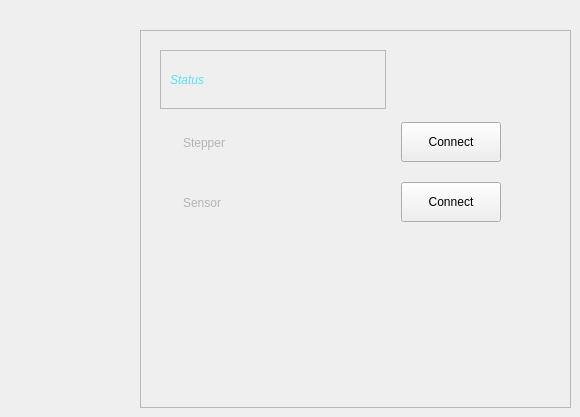
    <widget class="QWidget" name="tab_5">
     <attribute name="icon">
      <iconset resource="resources.qrc">
       <normaloff>:/icons/icons/settings.svg</normaloff>:/icons/icons/settings.svg</iconset>
     </attribute>
     <attribute name="title">
      <string>Settings</string>
     </attribute>
     <widget class="QFrame" name="frame_36">
      <property name="geometry">
       <rect>
        <x>140</x>
        <y>30</y>
        <width>431</width>
        <height>378</height>
       </rect>
      </property>
      <property name="frameShape">
       <enum>QFrame::StyledPanel</enum>
      </property>
      <property name="frameShadow">
       <enum>QFrame::Raised</enum>
      </property>
      <widget class="QFrame" name="frame_38">
       <property name="geometry">
        <rect>
         <x>20</x>
         <y>20</y>
         <width>226</width>
         <height>59</height>
        </rect>
       </property>
       <property name="frameShape">
        <enum>QFrame::StyledPanel</enum>
       </property>
       <property name="frameShadow">
        <enum>QFrame::Raised</enum>
       </property>
       <layout class="QHBoxLayout" name="horizontalLayout_30">
        <item>
         <widget class="QLabel" name="label_17">
          <property name="styleSheet">
           <string notr="true">color: rgb(93, 223, 255);
font: italic;</string>
          </property>
          <property name="text">
           <string>Status</string>
          </property>
         </widget>
        </item>
        <item>
         <spacer name="horizontalSpacer_28">
          <property name="orientation">
           <enum>Qt::Horizontal</enum>
          </property>
          <property name="sizeHint" stdset="0">
           <size>
            <width>40</width>
            <height>20</height>
           </size>
          </property>
         </spacer>
        </item>
       </layout>
      </widget>
      <widget class="QFrame" name="frame_40">
       <property name="geometry">
        <rect>
         <x>30</x>
         <y>90</y>
         <width>331</width>
         <height>45</height>
        </rect>
       </property>
       <property name="frameShape">
        <enum>QFrame::NoFrame</enum>
       </property>
       <property name="frameShadow">
        <enum>QFrame::Raised</enum>
       </property>
       <layout class="QHBoxLayout" name="horizontalLayout_31">
        <property name="spacing">
         <number>6</number>
        </property>
        <property name="leftMargin">
         <number>0</number>
        </property>
        <property name="topMargin">
         <number>0</number>
        </property>
        <property name="rightMargin">
         <number>0</number>
        </property>
        <property name="bottomMargin">
         <number>0</number>
        </property>
        <item>
         <widget class="QLabel" name="label_49">
          <property name="text">
           <string/>
          </property>
          <property name="pixmap">
           <pixmap resource="resources.qrc">:/icons/icons/disconnected.svg</pixmap>
          </property>
         </widget>
        </item>
        <item>
         <widget class="QLabel" name="label_18">
          <property name="styleSheet">
           <string notr="true">color : rgb(180, 180, 180);</string>
          </property>
          <property name="text">
           <string>Stepper</string>
          </property>
         </widget>
        </item>
        <item>
         <spacer name="horizontalSpacer_29">
          <property name="orientation">
           <enum>Qt::Horizontal</enum>
          </property>
          <property name="sizeHint" stdset="0">
           <size>
            <width>40</width>
            <height>20</height>
           </size>
          </property>
         </spacer>
        </item>
        <item>
         <widget class="QPushButton" name="pushButton_13">
          <property name="sizePolicy">
           <sizepolicy hsizetype="Expanding" vsizetype="Fixed">
            <horstretch>0</horstretch>
            <verstretch>0</verstretch>
           </sizepolicy>
          </property>
          <property name="minimumSize">
           <size>
            <width>100</width>
            <height>40</height>
           </size>
          </property>
          <property name="maximumSize">
           <size>
            <width>100</width>
            <height>40</height>
           </size>
          </property>
          <property name="layoutDirection">
           <enum>Qt::LeftToRight</enum>
          </property>
          <property name="styleSheet">
           <string notr="true"/>
          </property>
          <property name="text">
           <string>Connect</string>
          </property>
          <property name="icon">
           <iconset>
            <normaloff>:/icons/index.png</normaloff>:/icons/index.png</iconset>
          </property>
          <property name="autoDefault">
           <bool>false</bool>
          </property>
          <property name="default">
           <bool>false</bool>
          </property>
          <property name="flat">
           <bool>false</bool>
          </property>
         </widget>
        </item>
       </layout>
      </widget>
      <widget class="QFrame" name="frame_41">
       <property name="geometry">
        <rect>
         <x>30</x>
         <y>150</y>
         <width>331</width>
         <height>45</height>
        </rect>
       </property>
       <property name="frameShape">
        <enum>QFrame::NoFrame</enum>
       </property>
       <property name="frameShadow">
        <enum>QFrame::Raised</enum>
       </property>
       <layout class="QHBoxLayout" name="horizontalLayout_32">
        <property name="spacing">
         <number>6</number>
        </property>
        <property name="leftMargin">
         <number>0</number>
        </property>
        <property name="topMargin">
         <number>0</number>
        </property>
        <property name="rightMargin">
         <number>0</number>
        </property>
        <property name="bottomMargin">
         <number>0</number>
        </property>
        <item>
         <widget class="QLabel" name="label_51">
          <property name="maximumSize">
           <size>
            <width>30</width>
            <height>30</height>
           </size>
          </property>
          <property name="text">
           <string/>
          </property>
          <property name="pixmap">
           <pixmap resource="resources.qrc">:/icons/icons/connected.svg</pixmap>
          </property>
          <property name="scaledContents">
           <bool>true</bool>
          </property>
         </widget>
        </item>
        <item>
         <widget class="QLabel" name="label_48">
          <property name="styleSheet">
           <string notr="true">color : rgb(180, 180, 180);</string>
          </property>
          <property name="text">
           <string>Sensor</string>
          </property>
         </widget>
        </item>
        <item>
         <spacer name="horizontalSpacer_30">
          <property name="orientation">
           <enum>Qt::Horizontal</enum>
          </property>
          <property name="sizeHint" stdset="0">
           <size>
            <width>40</width>
            <height>20</height>
           </size>
          </property>
         </spacer>
        </item>
        <item>
         <widget class="QPushButton" name="pushButton_14">
          <property name="sizePolicy">
           <sizepolicy hsizetype="Expanding" vsizetype="Fixed">
            <horstretch>0</horstretch>
            <verstretch>0</verstretch>
           </sizepolicy>
          </property>
          <property name="minimumSize">
           <size>
            <width>100</width>
            <height>40</height>
           </size>
          </property>
          <property name="maximumSize">
           <size>
            <width>100</width>
            <height>40</height>
           </size>
          </property>
          <property name="layoutDirection">
           <enum>Qt::LeftToRight</enum>
          </property>
          <property name="styleSheet">
           <string notr="true"/>
          </property>
          <property name="text">
           <string>Connect</string>
          </property>
          <property name="icon">
           <iconset>
            <normaloff>:/icons/index.png</normaloff>:/icons/index.png</iconset>
          </property>
          <property name="autoDefault">
           <bool>false</bool>
          </property>
          <property name="default">
           <bool>false</bool>
          </property>
          <property name="flat">
           <bool>false</bool>
          </property>
         </widget>
        </item>
       </layout>
      </widget>
     </widget>
    </widget>
